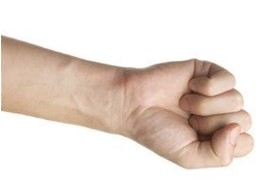
#> input picture pedra1.jpg, 267 x 181 px, found by its file name
$ python jogo.py
#> lines starting #> are read from the running program, lines starting #| are printed output that depends on the picture
import cv2

# Declarando as imagens
pedra1 = cv2.imread('Pedra1.jpg')
#> pedra1 is the input picture: shape (181, 267, 3); mean B, G, R 209, 217.4, 230.7
papel1 = cv2.imread('Papel1.jpg')
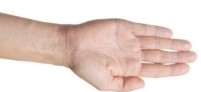
#> input picture papel1.jpg, 201 x 92 px, found by its file name
#> papel1 is the input picture: shape (92, 201, 3); mean B, G, R 204.2, 211.7, 231.1
tesoura1 = cv2.imread('Tesoura1.jpg')
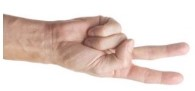
#> input picture tesoura1.jpg, 195 x 91 px, found by its file name
#> tesoura1 is the input picture: shape (91, 195, 3); mean B, G, R 206.7, 213.4, 230
pedra2 = cv2.imread('Pedra2.jpg')
papel2 = cv2.imread('Papel2.jpg')
tesoura2 = cv2.imread('Tesoura2.jpg')

# vídeo do jogo
cap = cv2.VideoCapture('pedra-papel-tesoura.mp4')

# tentando acelerar a leitura do frame
cap.set(cv2.CAP_PROP_BUFFERSIZE, 3)
cap.set(cv2.CAP_PROP_FPS, 60)

# Dimensões do vídeo
width = 1920
height = 1080

# Coordenadas dos crops
#(x,y)- A partir do ponto superior esquerdo (w) - largura e (h) - altura
crop1_x, crop1_y, crop1_w, crop1_h = 0, 0, int(width/2), height
crop2_x, crop2_y, crop2_w, crop2_h = int(width/2), 0, int(width/2), height

while cap.isOpened():

    ret, frame = cap.read()
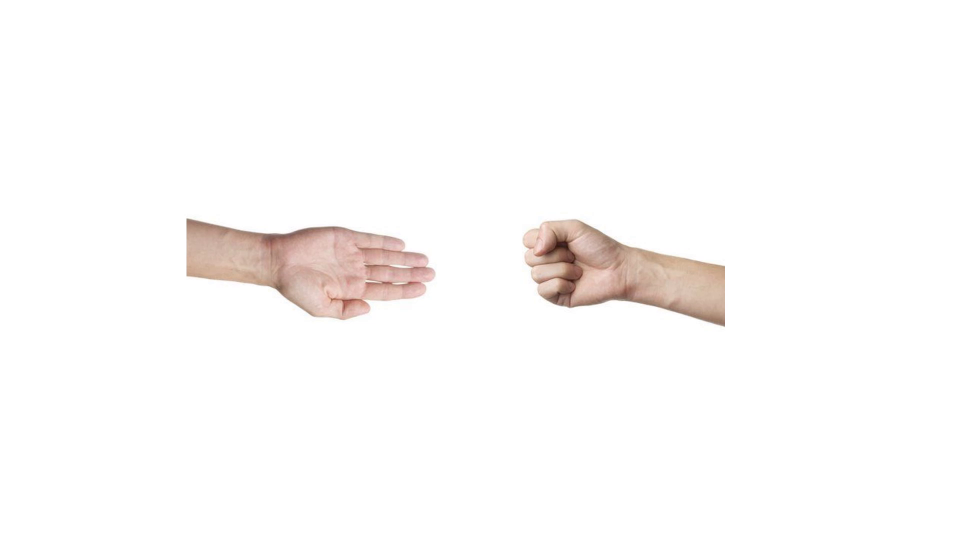
#> input picture frame 92 of pedra-papel-tesoura.mp4, 1920 x 1080 px (shown at 1/2 size)
#> frame is the input picture: shape (1080, 1920, 3); mean B, G, R 249.3, 250.1, 252
    if not ret:
        break

    # Crops por região
    crop1 = frame[crop1_y:crop1_y+crop1_h, crop1_x:crop1_x+crop1_w]
    crop2 = frame[crop2_y:crop2_y+crop2_h, crop2_x:crop2_x+crop2_w]
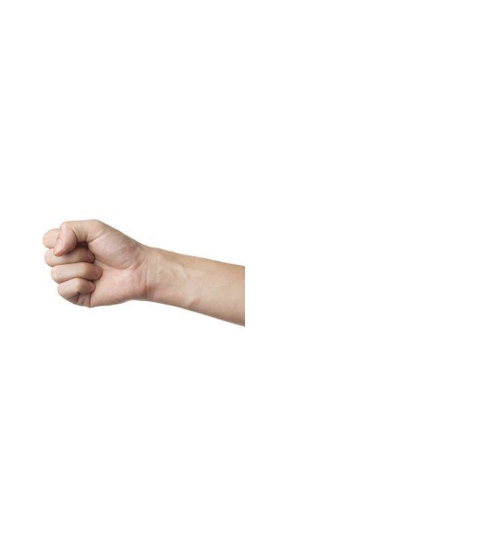
#> crop2: shape (1080, 960, 3) (shown at 1/2 size); mean B, G, R 249.5, 250.3, 251.9

    # jogada jogador 1
    #https://docs.opencv.org/4.x/df/dfb/group__imgproc__object.html -> TM_SQDIFF_NORMED
    #comparação de soma entre a imagem de referência e a img de entrada, resultando na correspondencia do valor
    result_pedra1 = cv2.matchTemplate(crop1, pedra1, cv2.TM_SQDIFF_NORMED)
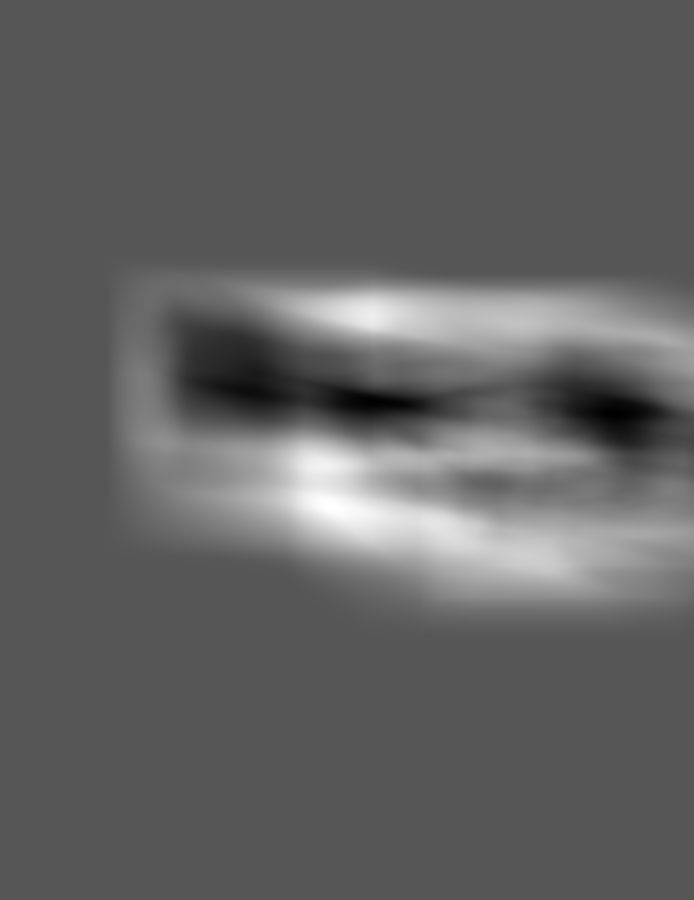
#> result_pedra1: shape (900, 694) float32; min 0.0435, max 0.107, mean 0.0682; drawn with min black and max white
    result_papel1 = cv2.matchTemplate(crop1, papel1, cv2.TM_SQDIFF_NORMED)
    result_tesoura1 = cv2.matchTemplate(crop1, tesoura1, cv2.TM_SQDIFF_NORMED)
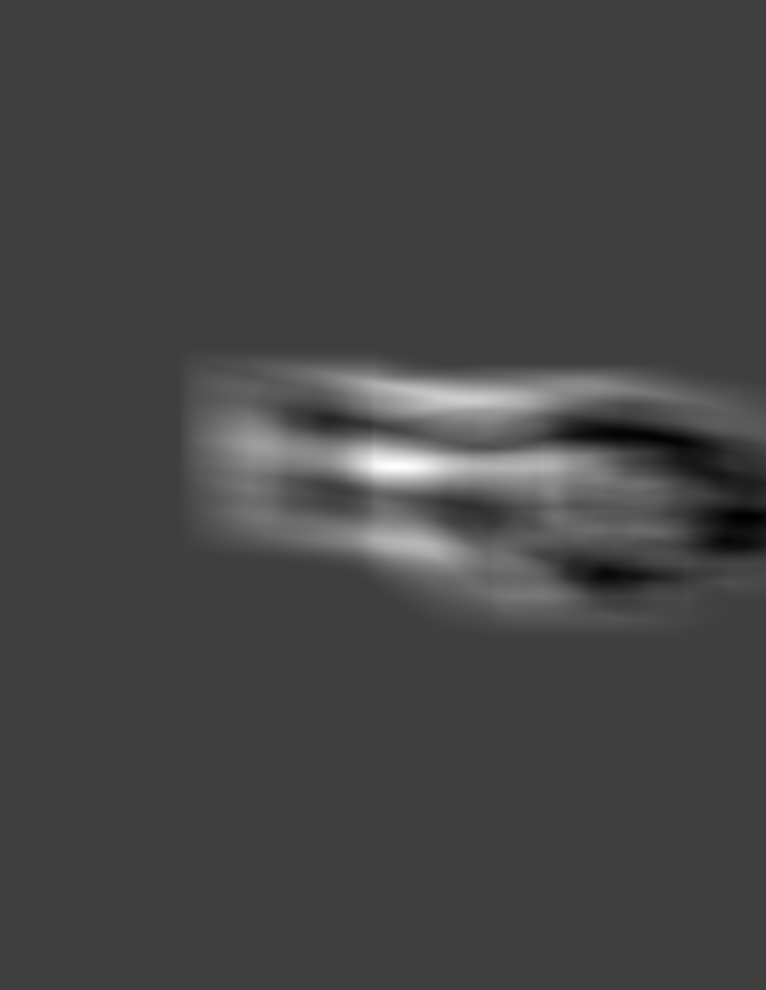
#> result_tesoura1: shape (990, 766) float32; min 0.0406, max 0.147, mean 0.0695; drawn with min black and max white
    _, max_val_pedra1, _, max_loc_pedra1 = cv2.minMaxLoc(result_pedra1)
#> max_val_pedra1 = 0.107; max_loc_pedra1 = (331, 505)
    _, max_val_papel1, _, max_loc_papel1 = cv2.minMaxLoc(result_papel1)
#> max_val_papel1 = 0.12; max_loc_papel1 = (396, 466)
    _, max_val_tesoura1, _, max_loc_tesoura1 = cv2.minMaxLoc(result_tesoura1)
#> max_val_tesoura1 = 0.147; max_loc_tesoura1 = (397, 466)

    # Identificação do jogador 1
    p1_mao = (max_loc_pedra1[0], max_loc_pedra1[1], pedra1.shape[1], pedra1.shape[0])
#> p1_mao = (331, 505, 267, 181)
    if p1_mao is not None:
        x1, y1, w1, h1 = p1_mao
#> x1 = 331; y1 = 505; w1 = 267; h1 = 181
        cv2.rectangle(crop1, (x1, y1), (x1 + w1, y1 + h1), (0, 255, 0), 2)
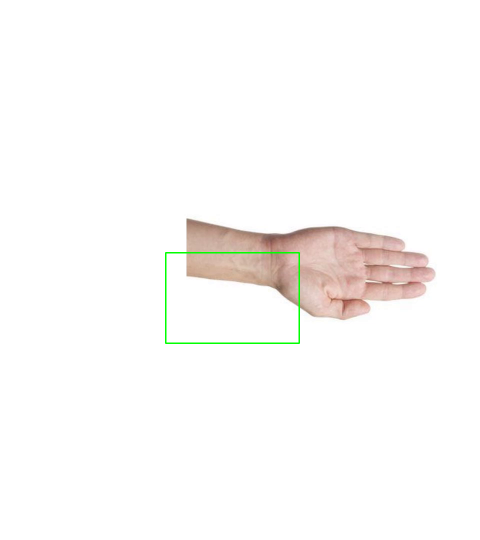
#> crop1: shape (1080, 960, 3) (shown at 1/2 size); mean B, G, R 248.6, 250, 251.4

    # jogada jogador 2
#> (the run stopped early here; a loop or call above may not have finished)
